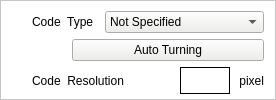
                                           <widget class="QFrame" name="verticalFrame_19">
                                            <property name="styleSheet">
                                             <string notr="true">background-color: rgb(255, 255, 255);
color: rgb(0, 0, 0);</string>
                                            </property>
                                            <property name="frameShape">
                                             <enum>QFrame::StyledPanel</enum>
                                            </property>
                                            <layout class="QVBoxLayout" name="verticalLayout_26">
                                             <property name="topMargin">
                                              <number>10</number>
                                             </property>
                                             <property name="bottomMargin">
                                              <number>0</number>
                                             </property>
                                             <item>
                                              <layout class="QHBoxLayout" name="horizontalLayout_10">
                                               <property name="leftMargin">
                                                <number>20</number>
                                               </property>
                                               <item>
                                                <widget class="QLabel" name="label_7">
                                                 <property name="text">
                                                  <string>Code  Type</string>
                                                 </property>
                                                </widget>
                                               </item>
                                               <item>
                                                <widget class="QComboBox" name="comBox_CodeType_2Dcode">
                                                 <property name="styleSheet">
                                                  <string notr="true">background-color: rgb(238, 238, 236);</string>
                                                 </property>
                                                 <item>
                                                  <property name="text">
                                                   <string>Not Specified</string>
                                                  </property>
                                                 </item>
                                                 <item>
                                                  <property name="text">
                                                   <string>QR</string>
                                                  </property>
                                                 </item>
                                                 <item>
                                                  <property name="text">
                                                   <string>Micro QR</string>
                                                  </property>
                                                 </item>
                                                 <item>
                                                  <property name="text">
                                                   <string>DataMatrix</string>
                                                  </property>
                                                 </item>
                                                 <item>
                                                  <property name="text">
                                                   <string>Rectangular DataMatrix</string>
                                                  </property>
                                                 </item>
                                                </widget>
                                               </item>
                                              </layout>
                                             </item>
                                             <item>
                                              <layout class="QHBoxLayout" name="horizontalLayout_9">
                                               <property name="leftMargin">
                                                <number>20</number>
                                               </property>
                                               <property name="topMargin">
                                                <number>0</number>
                                               </property>
                                               <item>
                                                <spacer name="horizontalSpacer">
                                                 <property name="orientation">
                                                  <enum>Qt::Horizontal</enum>
                                                 </property>
                                                 <property name="sizeType">
                                                  <enum>QSizePolicy::Preferred</enum>
                                                 </property>
                                                 <property name="sizeHint" stdset="0">
                                                  <size>
                                                   <width>40</width>
                                                   <height>20</height>
                                                  </size>
                                                 </property>
                                                </spacer>
                                               </item>
                                               <item>
                                                <widget class="QPushButton" name="btn_AutoTurning_2Dcode">
                                                 <property name="minimumSize">
                                                  <size>
                                                   <width>80</width>
                                                   <height>0</height>
                                                  </size>
                                                 </property>
                                                 <property name="styleSheet">
                                                  <string notr="true">background-color: rgb(238, 238, 236);</string>
                                                 </property>
                                                 <property name="text">
                                                  <string>Auto Turning</string>
                                                 </property>
                                                </widget>
                                               </item>
                                              </layout>
                                             </item>
                                             <item>
                                              <widget class="QFrame" name="horizontalFrame_8">
                                               <layout class="QHBoxLayout" name="horizontalLayout_11">
                                                <property name="leftMargin">
                                                 <number>20</number>
                                                </property>
                                                <property name="topMargin">
                                                 <number>0</number>
                                                </property>
                                                <property name="rightMargin">
                                                 <number>0</number>
                                                </property>
                                                <property name="bottomMargin">
                                                 <number>5</number>
                                                </property>
                                                <item>
                                                 <widget class="QLabel" name="label_10">
                                                  <property name="text">
                                                   <string>Code  Resolution   </string>
                                                  </property>
                                                 </widget>
                                                </item>
                                                <item>
                                                 <spacer name="horizontalSpacer_6">
                                                  <property name="orientation">
                                                   <enum>Qt::Horizontal</enum>
                                                  </property>
                                                  <property name="sizeHint" stdset="0">
                                                   <size>
                                                    <width>40</width>
                                                    <height>20</height>
                                                   </size>
                                                  </property>
                                                 </spacer>
                                                </item>
                                                <item>
                                                 <widget class="QLabel" name="lab_CodeResolution_2Dcode">
                                                  <property name="minimumSize">
                                                   <size>
                                                    <width>50</width>
                                                    <height>25</height>
                                                   </size>
                                                  </property>
                                                  <property name="frameShape">
                                                   <enum>QFrame::Box</enum>
                                                  </property>
                                                  <property name="text">
                                                   <string/>
                                                  </property>
                                                 </widget>
                                                </item>
                                                <item>
                                                 <widget class="QLabel" name="label_8">
                                                  <property name="text">
                                                   <string> pixel</string>
                                                  </property>
                                                 </widget>
                                                </item>
                                               </layout>
                                              </widget>
                                             </item>
                                            </layout>
                                           </widget>
